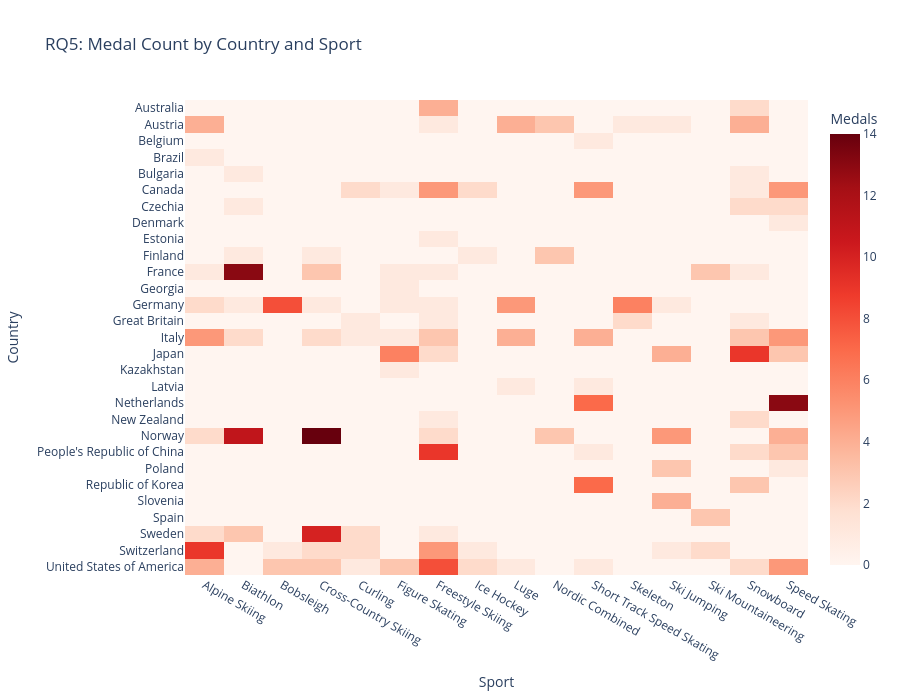

Here is the notebook cell this chart was saved with:
### Markdown cell above
The heatmap below shows how many medals each country won in each sport. Darker colors indicate higher medal counts, revealing patterns of specialization.

### Code cell
# Pivot table: countries vs sports
pivot = df.pivot_table(index="Country", columns="Sport", values="Sport_Total", fill_value=0)

# Heatmap: medal count by country and sport
fig = px.imshow(
    pivot,
    title="RQ5: Medal Count by Country and Sport",
    labels={"x": "Sport", "y": "Country", "color": "Medals"},
    color_continuous_scale="Reds",
    aspect="auto"
)
fig.update_layout(height=700)
fig.show() #interactive

fig.show(renderer="png") #static

### Figure 1 — Plotly figure (JSON) as saved in the notebook; plotly's stock layout.template omitted (floating-point values rounded to 4 significant figures; data arrays with more than 128 entries replaced by an {"elided": "..."} marker saying what was removed)
{"data": [{"coloraxis": "coloraxis", "hovertemplate": "Sport: %{x}<br>Country: %{y}<br>Medals: %{z}<extra></extra>", "name": "0", "type": "heatmap", "x": ["Alpine Skiing", "Biathlon", "Bobsleigh", "Cross-Country Skiing", "Curling", "Figure Skating", "Freestyle Skiing", "Ice Hockey", "Luge", "Nordic Combined", "Short Track Speed Skating", "Skeleton", "Ski Jumping", "Ski Mountaineering", "Snowboard", "Speed Skating"], "xaxis": "x", "y": ["Australia", "Austria", "Belgium", "Brazil", "Bulgaria", "Canada", "Czechia", "Denmark", "Estonia", "Finland", "France", "Georgia", "Germany", "Great Britain", "Italy", "Japan", "Kazakhstan", "Latvia", "Netherlands", "New Zealand", "Norway", "People's Republic of China", "Poland", "Republic of Korea", "Slovenia", "Spain", "Sweden", "Switzerland", "United States of America"], "yaxis": "y", "z": {"elided": "29x16 float values"}}], "layout": {"coloraxis": {"colorbar": {"title": {"text": "Medals"}}, "colorscale": [[0, "rgb(255,245,240)"], [0.125, "rgb(254,224,210)"], [0.25, "rgb(252,187,161)"], [0.375, "rgb(252,146,114)"], [0.5, "rgb(251,106,74)"], [0.625, "rgb(239,59,44)"], [0.75, "rgb(203,24,29)"], [0.875, "rgb(165,15,21)"], [1, "rgb(103,0,13)"]]}, "height": 700, "title": {"text": "RQ5: Medal Count by Country and Sport"}, "xaxis": {"anchor": "y", "domain": [0, 1], "title": {"text": "Sport"}}, "yaxis": {"anchor": "x", "autorange": "reversed", "domain": [0, 1], "title": {"text": "Country"}}}}
